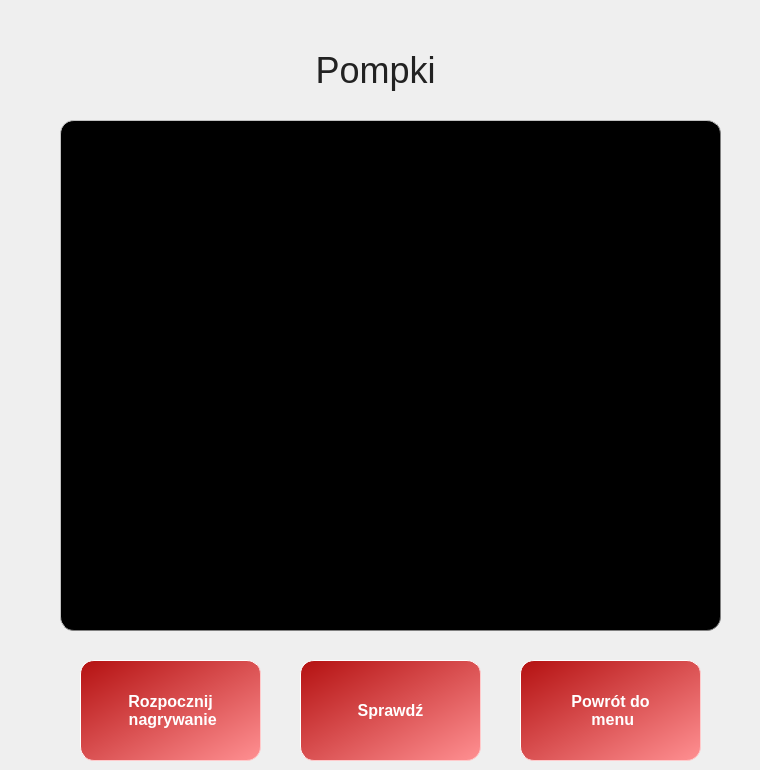
    <widget class="QWidget" name="page_5">
     <widget class="QLabel" name="label_5">
      <property name="geometry">
       <rect>
        <x>0</x>
        <y>40</y>
        <width>751</width>
        <height>61</height>
       </rect>
      </property>
      <property name="font">
       <font>
        <pointsize>-1</pointsize>
       </font>
      </property>
      <property name="styleSheet">
       <string notr="true">QLabel{

text-align: center;
font-size: 36px;
color: #222;
text-shadow: 0px 2px 3px black;
}


</string>
      </property>
      <property name="text">
       <string>Pompki</string>
      </property>
      <property name="alignment">
       <set>Qt::AlignCenter</set>
      </property>
     </widget>
     <widget class="QLabel" name="image_label_3">
      <property name="geometry">
       <rect>
        <x>60</x>
        <y>120</y>
        <width>661</width>
        <height>511</height>
       </rect>
      </property>
      <property name="autoFillBackground">
       <bool>false</bool>
      </property>
      <property name="styleSheet">
       <string notr="true">
background-color: black;
color:white;
border-style: outset;
border-width:1px;
border-radius:14px;
border-color:gray;
font:bold 16px;
padding:10px</string>
      </property>
      <property name="lineWidth">
       <number>3</number>
      </property>
      <property name="midLineWidth">
       <number>2</number>
      </property>
      <property name="text">
       <string/>
      </property>
     </widget>
     <widget class="QPushButton" name="pushButton13">
      <property name="geometry">
       <rect>
        <x>80</x>
        <y>660</y>
        <width>181</width>
        <height>101</height>
       </rect>
      </property>
      <property name="styleSheet">
       <string notr="true">QPushButton{
background-color:rgb(255, 144, 146);
background-color: qlineargradient(spread:pad, x1:0, y1:0, x2:1, y2:1, stop:0 rgb(180, 17, 17), stop:1 rgba(255, 144, 146));
color:white;
border-style: outset;
border-width:1px;
border-radius:14px;
border-color:rgb(255, 202, 203);
font:bold 16px;
padding:10px;
}
QPushButton:hover {   
background-color:rgb(255, 144, 146);
background-color: qlineargradient(spread:pad, x1:0, y1:0, x2:1, y2:1, stop:0 rgba(255, 144, 146), stop:1 rgba(180, 17, 17));
color:white;
border-style: outset;
border-width:1px;
border-radius:14px;
border-color:rgb(255, 202, 203);
font:bold 18px;
padding:10px;
}

QPushButton:pressed {   
background-color:rgb(255, 144, 146);
color:white;
border-style: outset;
border-width:2px;
border-radius:14px;
border-color:rgb(180, 17, 17);
font:bold 16px;
padding:10px;
}
</string>
      </property>
      <property name="text">
       <string>Rozpocznij 
 nagrywanie</string>
      </property>
     </widget>
     <widget class="QPushButton" name="pushButton14">
      <property name="geometry">
       <rect>
        <x>300</x>
        <y>660</y>
        <width>181</width>
        <height>101</height>
       </rect>
      </property>
      <property name="font">
       <font>
        <pointsize>-1</pointsize>
        <weight>75</weight>
        <italic>false</italic>
        <bold>true</bold>
       </font>
      </property>
      <property name="styleSheet">
       <string notr="true">QPushButton{
background-color:rgb(255, 144, 146);
background-color: qlineargradient(spread:pad, x1:0, y1:0, x2:1, y2:1, stop:0 rgb(180, 17, 17), stop:1 rgba(255, 144, 146));
color:white;
border-style: outset;
border-width:1px;
border-radius:14px;
border-color:rgb(255, 202, 203);
font:bold 16px;
padding:10px;
}
QPushButton:hover {   
background-color:rgb(255, 144, 146);
background-color: qlineargradient(spread:pad, x1:0, y1:0, x2:1, y2:1, stop:0 rgba(255, 144, 146), stop:1 rgba(180, 17, 17));
color:white;
border-style: outset;
border-width:1px;
border-radius:14px;
border-color:rgb(255, 202, 203);
font:bold 18px;
padding:10px;
}

QPushButton:pressed {   
background-color:rgb(255, 144, 146);
color:white;
border-style: outset;
border-width:2px;
border-radius:14px;
border-color:rgb(180, 17, 17);
font:bold 16px;
padding:10px;
}
</string>
      </property>
      <property name="text">
       <string>Sprawdź</string>
      </property>
     </widget>
     <widget class="QPushButton" name="pushButton15">
      <property name="geometry">
       <rect>
        <x>520</x>
        <y>660</y>
        <width>181</width>
        <height>101</height>
       </rect>
      </property>
      <property name="styleSheet">
       <string notr="true">QPushButton{
background-color:rgb(255, 144, 146);
background-color: qlineargradient(spread:pad, x1:0, y1:0, x2:1, y2:1, stop:0 rgb(180, 17, 17), stop:1 rgba(255, 144, 146));
color:white;
border-style: outset;
border-width:1px;
border-radius:14px;
border-color:rgb(255, 202, 203);
font:bold 16px;
padding:10px;
}
QPushButton:hover {   
background-color:rgb(255, 144, 146);
background-color: qlineargradient(spread:pad, x1:0, y1:0, x2:1, y2:1, stop:0 rgba(255, 144, 146), stop:1 rgba(180, 17, 17));
color:white;
border-style: outset;
border-width:1px;
border-radius:14px;
border-color:rgb(255, 202, 203);
font:bold 18px;
padding:10px;
}

QPushButton:pressed {   
background-color:rgb(255, 144, 146);
color:white;
border-style: outset;
border-width:2px;
border-radius:14px;
border-color:rgb(180, 17, 17);
font:bold 16px;
padding:10px;
}
</string>
      </property>
      <property name="text">
       <string>Powrót do 
 menu</string>
      </property>
     </widget>
    </widget>
